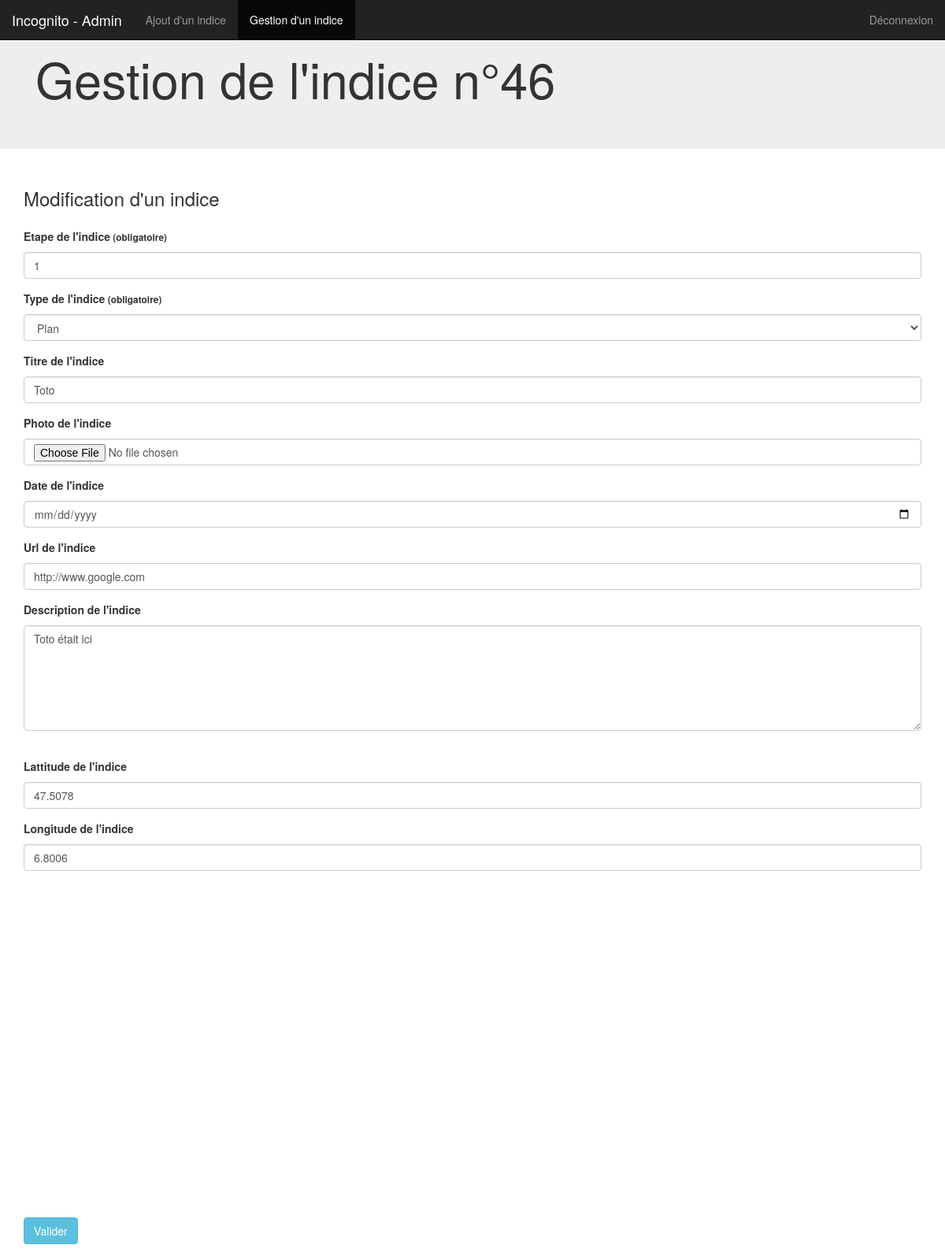
Screenshot of /admin/indices-gestion-modif.php?indice=46 with the database file from the repository.
### tables this page shows
CREATE TABLE IF NOT EXISTS `indice` (
  `Id_I` int(5) NOT NULL AUTO_INCREMENT,
  `Type` varchar(50) NOT NULL,
  `Titre` varchar(255) NOT NULL,
  `Description` text NOT NULL,
  `Photo` varchar(255) NOT NULL,
  `Date` date NOT NULL,
  `Url` varchar(255) NOT NULL,
  `Lat` float NOT NULL,
  `Long` float NOT NULL,
  `Id_E` int(5) NOT NULL,
  PRIMARY KEY (`Id_I`),
  KEY `Id_E` (`Id_E`)
);

### admin/indices-gestion-modif.php (the view, shortened to what this page needs)
<?php
	require_once("../datas/parametres.php");
	if (!empty($_GET['indice']))
    	{
        	$id = $_GET['indice'];
    	}
?>
<!DOCTYPE html>
<html lang="fr">
  <head>
    <link href="css/bootstrap.css" rel="stylesheet">
  </head>
  <body>
    <nav class="navbar navbar-default navbar-fixed-top navbar-inverse" role="navigation">
        <div class="navbar-header">
           <a class="navbar-brand" href="index.php">Incognito - Admin</a>
        </div>
        <div class="collapse navbar-collapse" id="bs-example-navbar-collapse-1">
          <ul class="nav navbar-nav">
            <li>
              <a href="indices-gestion-ajout.php">Ajout d'un indice</a>
            </li>
            <li class="active">
              <a href="#">Gestion d'un indice</a>
            </li>
          </ul>
          <ul class="nav navbar-nav navbar-right">
            <li>
              <a href="utils/deconnexion.php">Déconnexion</a>
            </li>
          </ul>
        </div>
      </nav>
    <div class="jumbotron">
      <div class="container">
        <h1>Gestion de l'indice n°<?php echo $id;?></h1>
      </div>
    </div>
    <div class="container">
      <div class="row">
        <div class="col-md-12">
          <h3>Modification d'un indice</h3>
           <?php
            $req = $PDO->prepare('SELECT *  FROM `indice` WHERE Id_I = :id');
            $req->execute(array(
                ":id"=> $id
            ));
            $resultat = $req->fetchAll(PDO::FETCH_ASSOC);
            foreach ($resultat as $donnees) {
          ?>
          <form class="form-group" role="form" method="POST" action="script/indices-gestion-modif-traitement.php">
            <label for="indice_etape">Etape de l'indice<small> (obligatoire)</small></label>
            <input required="required" type="text"  class="form-control" size="80" name="indice_etape" id="indice_etape" value="<?php echo $donnees["Id_E"];?>">
            <label for="indice_type">Type de l'indice<small> (obligatoire)</small></label>
            <select required="required" class="form-control" name="indice_type" id="indice_type">
              <?php
                if ($donnees["Type"] == "Photo"){
                  echo"<option selected>Photo</option>
                  <option>Plan</option>
                  <option>Article</option>
                  <option>Lien</option>";
                }
                else if($donnees["Type"] == "Plan"){
                  echo"<option>Photo</option>
                  <option selected>Plan</option>
                  <option>Article</option>
                  <option>Lien</option>";
                }
              ?>
            </select>
            <label for="indice_titre">Titre de l'indice</label>
            <input type="text" class="form-control" size="80" name="indice_titre" id="indice_titre" value="<?php echo $donnees["Titre"];?>">
            <label for="indice_photo">Photo de l'indice</label>
            <input type="file" class="form-control" size="80" name="indice_photo" id="indice_photo" value="<?php echo $donnees["Photo"];?>">
            <label for="indice_date">Date de l'indice</label>
            <input type="date" class="form-control" size="80" name="indice_date" id="indice_date" value="<?php echo $donnees["Date"];?>">
            <label for="indice_url">Url de l'indice</label>
            <input type="text" class="form-control" size="80" name="indice_url" id="indice_url" value="<?php echo $donnees["Url"];?>">
            <label for="indice_description">Description de l'indice</label>
            <textarea class="form-control" rows="6" name="indice_description" id="indice_description"><?php echo $donnees["Description"];?></textarea>
            <label for="indice_lat">Lattitude de l'indice</label>
            <input type="text" class="form-control" size="80" name="indice_lat" id="indice_lat" value="<?php echo $donnees["Lat"];?>">
            <label for="indice_long">Longitude de l'indice</label>
            <input type="text" class="form-control" size="80" name="indice_long" id="indice_long" value="<?php echo $donnees["Long"];?>">
            <div id="map-canvas"></div>
            <button type="submit" class="btn btn-info">Valider</button>
          </form>
          <?php
            }
          ?>
        </div>
      </div>
    </div>
  </body>
</html>

### admin/indices-gestion-modif.php (style rules this page uses)
#map-canvas { height: 400px; width:100%; margin-bottom: 20px }
#indice_long { margin-bottom: 20px; }

### rows the page displays
indice: indice_etape "1", indice_type "Plan", indice_titre "Toto", indice_url "http://www.google.com", indice_description "Toto était ici", indice_lat "47.5078", indice_long "6.8006"

### other values shown
$id "46"
